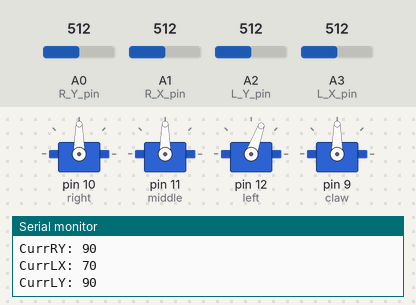
The sketch below on a simulated Arduino Uno, built with avr-gcc and run on an emulated ATmega328P. On the bench: 4 × servo, the last lines printed to the serial monitor. The inputs (shaded band) are chosen by the test bench; at power-on: A0 (R_Y_pin) = 512, A1 (R_X_pin) = 512, A2 (L_Y_pin) = 512, A3 (L_X_pin) = 512.

Above: at 1.2 s.
1.3 s: A0 (R_Y_pin) set to 230
2.8 s: A0 (R_Y_pin) set to 197
At 3.47 s:
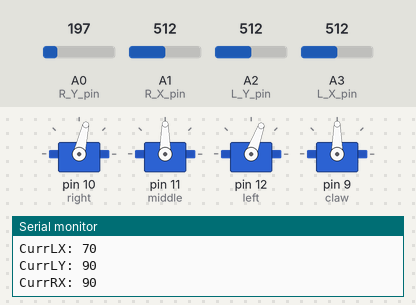
At 4.44 s:
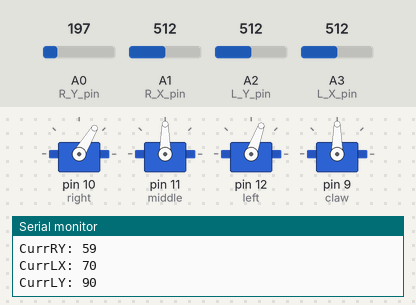
5.8 s: A1 (R_X_pin) set to 220
8.8 s: A1 (R_X_pin) set to 202
At 9.0 s:
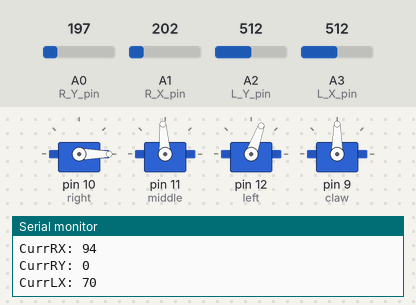
11.8 s: A2 (L_Y_pin) set to 223
14.8 s: A2 (L_Y_pin) set to 200
At 15.28 s:
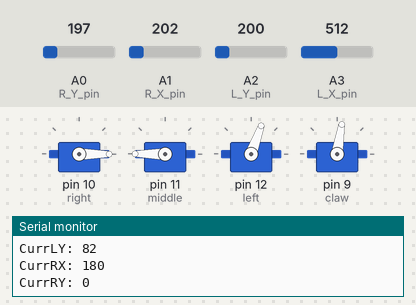
Timing chart, 0 to 18.8 s (numbered marks = the images above; inputs shaded):
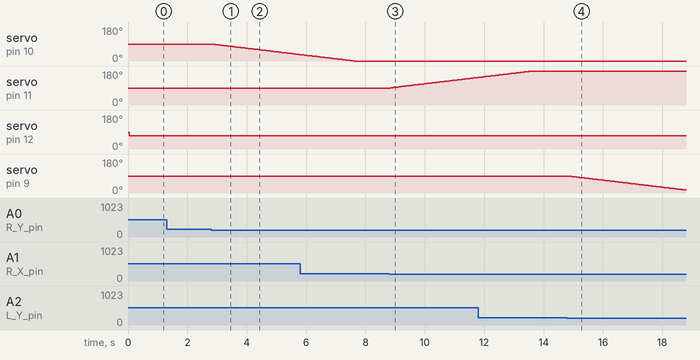

Measured:
- the behaviour switches between 212 and 211 on A0 (R_Y_pin) (found by bisection; images 0 and 1)
- the behaviour switches between 212 and 211 on A1 (R_X_pin) (found by bisection; images 2 and 3)
- the behaviour switches between 212 and 211 on A2 (L_Y_pin) (found by bisection; images 3 and 4)
- after the input at 2.8 s, servo on pin 10 (right): moves from 90° to 34° over 3.0 s, starting at once
- after the input at 8.8 s, servo on pin 11 (middle): moves from 90° to 146° over 3.0 s, starting at once
- after the input at 14.8 s, servo on pin 9 (claw): moves from 90° to 16° over 3.9 s, starting after 0.05 s

The sketch:

theta_claw.ino
```cpp
#include <Servo.h>

//define servos
Servo right;
Servo left;
Servo middle;
Servo claw;
//define joystick pins
const int R_SW_pin = 7; // Left joystick switch output connected to digital pin
const int R_X_pin = 1; // Left joystick X output connected to analog pin
const int R_Y_pin = 0; // Right joystick y output connected to analog pin

const int L_SW_pin = 6; // Left joystick switch output connected to digital pin
const int L_X_pin = 3; // Left joystick X output connected to analog pin
const int L_Y_pin = 2; // Right joystick y output connected to analog pin
//variable to store and read values from analog pins

int currRX = 0;
int currRY = 0;
int initJoyValRX = 0;
int initJoyValRY = 0;
int currLX = 0;
int currLY = 0;
int initJoyValLX = 0;
int initJoyValLY = 0;
void setup() {
  right.attach(10);
  middle.attach(11);
  left.attach(12);
  claw.attach(9);
  pinMode(L_SW_pin, INPUT);
  digitalWrite(L_SW_pin,HIGH);
  pinMode(R_SW_pin, INPUT);
  digitalWrite(R_SW_pin,HIGH);
  Serial.begin(115200);
  initJoyValLX = analogRead(L_X_pin);
  initJoyValLY = analogRead(L_Y_pin);
  initJoyValRX = analogRead(R_X_pin);
  initJoyValRY = analogRead(R_Y_pin);

  // get joystick values with no motion to remap later
  //Serial.println(servo_test.read());
  currRX = map(initJoyValRX, 0, 1023, 0, 180);
  currRY = map(initJoyValRY, 0, 1023, 0, 180);
  currLX = map(initJoyValLX, 0, 1023, 0, 180);
  currLY = map(initJoyValLY, 0, 1023, 0, 180);
  // slow movement to inital position for servo 1
  //resetServoPosition(currRY, right);
  // slow movement to initial position for servo 2
  //resetServoPosition(currRX, middle);
  //resetServoPosition(currLX, claw);
  //resetServoPosition(currLY, left);

}


int joyValRX_analog = 0;
int joyValRY_analog = 0;
int joyValRX = 0;
int joyValRY = 0;
int joyValLX_analog = 0;
int joyValLY_analog = 0;
int joyValLX = 0;
int joyValLY = 0;
int timeClawGrip = 0;
void loop() {
  while(true){
    joyValRX_analog = analogRead(R_X_pin);
    delay(8);
    joyValRY_analog = analogRead(R_Y_pin);
    delay(8);
    joyValLX_analog = analogRead(L_X_pin);
    delay(8);
    joyValLY_analog = analogRead(L_Y_pin);
    delay(8);
    // remapping values so the initial joystick analog read is the default
    joyValRX = remap(joyValRX_analog, initJoyValRX);
    joyValRY = remap(joyValRY_analog, initJoyValRY);
    joyValLX = remap(joyValLX_analog, initJoyValLX);
    joyValLY = remap(joyValLY_analog, initJoyValLY);

    currRX -= joyValRX;
    currRY += joyValRY;
    currRX = servoWrite(currRX, 90, 180); //right
    currRY = servoWrite(currRY, 0, 180); //middle

    currLX -= joyValLX;
    currLY += joyValLY;
    currLX = servoWrite(currLX, 35, 70); //left
    currLY = servoWrite(currLY, 10, 125); //claw

    middle.write(currRX);
    right.write(currRY);
    left.write(currLX);
    claw.write(currLY);

    /*if (joyValLY == 0) {
      timeClawGrip = 0;
      if (!claw.attached()) {
        claw.attach(9);
        Serial.print("ATTACHED");
      }
    } else {
      timeClawGrip++;
    }

    if (timeClawGrip >= 5) {
      if (claw.attached()) {
        claw.detach();
        Serial.print("DETACHED");
      }
    }*/
    Serial.println("CurrRX: " + String(currRX));
    Serial.println("CurrRY: " + String(currRY));
    Serial.println("CurrLX: " + String(currLX));
    Serial.println("CurrLY: " + String(currLY));
    //can't move servo out of range by pushing joystick

    delay(20);
  }
}

int servoWrite(int curr, int minVal, int maxVal){
    if (curr > maxVal) {
      curr = maxVal;
    }
    else if (curr < minVal) {
      curr = minVal;
    }
    return curr;
}

int remap(int analog, int initJoyVal){
  int joyVal = 0;
  if (analog < 212) {
      joyVal = -1;
  }
  else if (analog > 812) {
      joyVal = 1;
  } else {
      joyVal = 0;
  }
  //Serial.print(joyVal);
  return joyVal;
}

void resetServoPosition(int curr, Servo servo) {
  int new_val = 0;
  if (servo.read() < curr) {
    while (servo.read() < curr) {
      new_val = servo.read() + 3;
      servo.write(new_val);
      Serial.println(new_val);
      delay(50);
    }
  } else {
    while (servo.read() >= curr) {
      new_val = servo.read() - 3;
      servo.write(new_val);
      Serial.println(new_val);
      delay(50);
    }
  }
}
```
